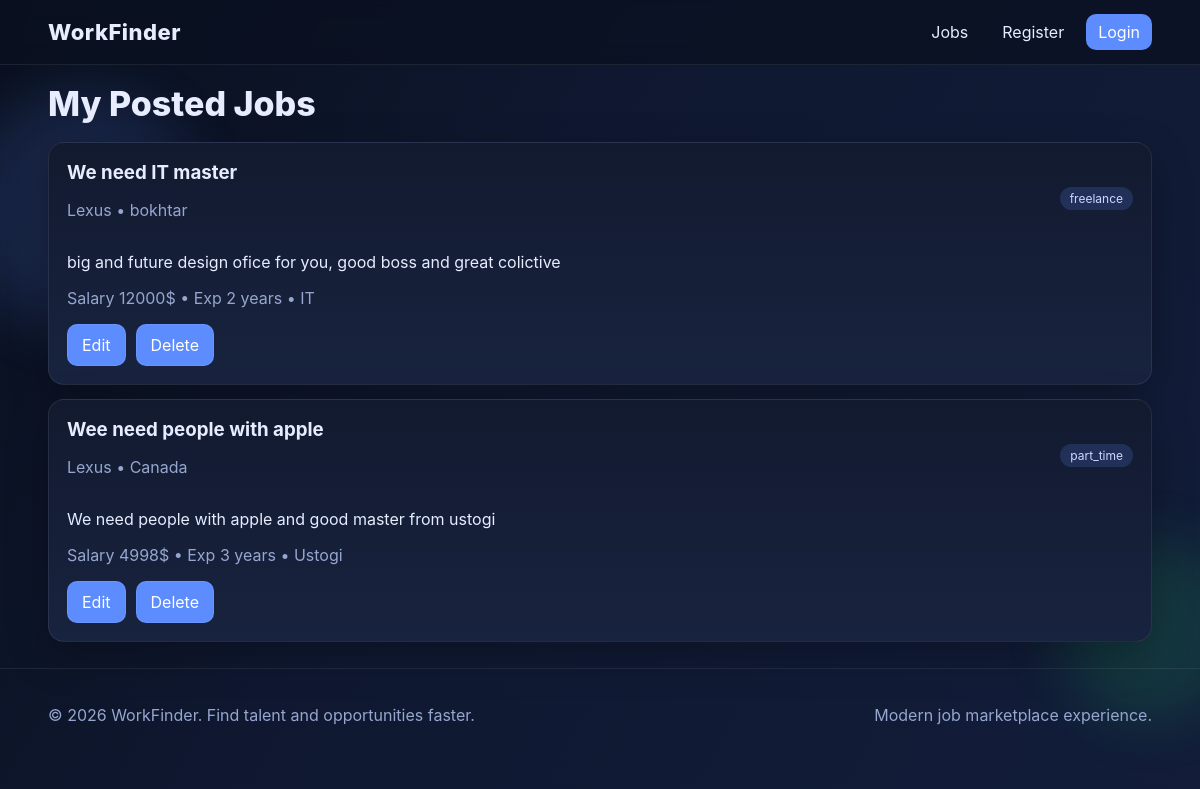
Screenshot of /my_jobs/4 with the database file from the repository.
### work/models.py (models this page shows, shortened)
class Job(models.Model):
    JOB_TYPE = [
        ('full_time', 'Full time'),
        ('part_time', 'Part time'),
        ('freelance', 'Freelance')
    ]
    company = models.ForeignKey(Emploeer, on_delete=models.CASCADE)
    title = models.CharField(max_length=25)
    description = models.TextField()
    sallary = models.PositiveIntegerField()
    location = models.CharField(max_length=50)
    job_type = models.CharField(max_length=25, choices=JOB_TYPE)
    exp_req = models.PositiveIntegerField()
    category = models.ForeignKey(Category, on_delete=models.CASCADE)
    created_at = models.DateTimeField(auto_now_add=True)

class Emploeer(models.Model):
    user = models.OneToOneField(User, on_delete=models.CASCADE)
    company_name = models.CharField(max_length=50)
    about = models.TextField()
    logo = models.ImageField(upload_to='companylogos/')
    location = models.CharField(max_length=50)
    create_at = models.DateTimeField(auto_now_add=True)
    is_creat = models.BooleanField(default=False, null=True, blank=True)

class Category(models.Model):
    name = models.CharField(max_length=50)

### work/views.py (the view)
# urls.py: path('my_jobs/<int:pk>', views.my_jobs, name='my_jobs'),
def my_jobs(request, pk):
    user = get_object_or_404(Emploeer, pk=pk)
    jobs = user.job_set.all()
    return render(request, 'work/my_jobs.html', context={'j' : jobs})

### templates/work/my_jobs.html (shortened to what this page needs)
{% extends "base.html" %}
{% block main %}
<h1 class="title">My Posted Jobs</h1>
<section class="job-list">
    {% for i in j %}
        <article class="card">
            <div class="between">
                <div>
                    <h3 style="margin:0;">{{i.title}}</h3>
                    <p class="muted">{{i.company.company_name}} • {{i.location}}</p>
                </div>
                <span class="chip">{{i.job_type}}</span>
            </div>
            <p>{{i.description}}</p>
            <p class="muted">Salary {{i.sallary}}$ • Exp {{i.exp_req}} years • {{i.category.name}}</p>
            <div class="form-actions">
                <a class="btn btn-outline" href="{% url 'update_job' i.id %}">Edit</a>
                <a class="btn btn-outline" href="{% url 'delete_job' i.id %}">Delete</a>
            </div>
        </article>
    {% empty %}
        <article class="card"><p class="muted">No jobs posted yet.</p></article>
    {% endfor %}
</section>
{% endblock %}

### static/css/style.css (style rules this page uses)
:root { --bg:#0a1020; --card:#121a2f; --card-2:#18233f; --text:#e7ecff; --muted:#96a6cf; --primary:#5d8cff; --success:#22c55e; --danger:#ef4444; --border:rgba(255,255,255,.08); }
* { box-sizing:border-box }
body { margin:0; font-family:Inter,Segoe UI,Arial,sans-serif; background:linear-gradient(120deg,#090f1d,#0f1830 40%,#121d3a); color:var(--text); min-height:100vh; }
a { color:inherit;text-decoration:none }
.btn { background:var(--primary)!important;color:white;padding:10px 14px;border-radius:10px;border:0;cursor:pointer }
.btn-outline { border:1px solid var(--border) }
.card { background:linear-gradient(180deg,var(--card),var(--card-2)); border:1px solid var(--border); border-radius:16px; padding:18px; box-shadow:0 14px 40px rgba(0,0,0,.25); }
.title { font-size:34px;font-weight:800;margin:18px 0 }
.form-actions { display:flex;gap:10px;flex-wrap:wrap;margin-top:14px }
.chip { padding:4px 10px;border-radius:999px;font-size:12px; background:rgba(93,140,255,.18);color:#cdd9ff;display:inline-block }
.muted { color:var(--muted) }
.job-list { display:grid;gap:14px }
.between { display:flex;justify-content:space-between;gap:10px;align-items:center;flex-wrap:wrap }

### rows the page displays
Job: title "We need IT master", company.company_name "Lexus", location "bokhtar", job_type "freelance", description "big and future design ofice for you, good boss and great colictive", sallary "12000", exp_req "2", category.name "IT"
Job: title "Wee need people with apple", company.company_name "Lexus", location "Canada", job_type "part_time", description "We need people with apple and good master from ustogi", sallary "4998", exp_req "3", category.name "Ustogi"
